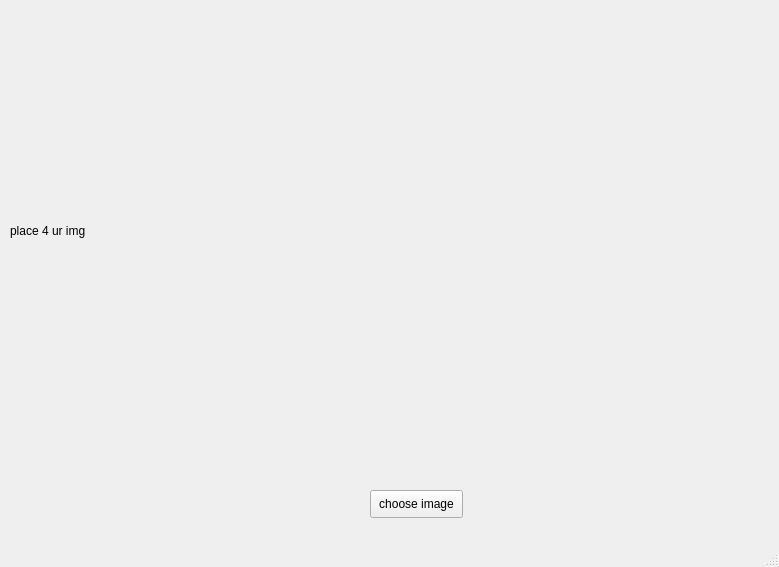
<?xml version="1.0" encoding="UTF-8"?>
<ui version="4.0">
 <class>MainWindow</class>
 <widget class="QMainWindow" name="MainWindow">
  <property name="geometry">
   <rect>
    <x>0</x>
    <y>0</y>
    <width>779</width>
    <height>567</height>
   </rect>
  </property>
  <property name="windowTitle">
   <string>MainWindow</string>
  </property>
  <widget class="QWidget" name="centralwidget">
   <widget class="QLabel" name="image">
    <property name="geometry">
     <rect>
      <x>10</x>
      <y>0</y>
      <width>791</width>
      <height>461</height>
     </rect>
    </property>
    <property name="text">
     <string>place 4 ur img</string>
    </property>
    <property name="scaledContents">
     <bool>true</bool>
    </property>
   </widget>
   <widget class="QPushButton" name="pushButton">
    <property name="geometry">
     <rect>
      <x>370</x>
      <y>490</y>
      <width>93</width>
      <height>28</height>
     </rect>
    </property>
    <property name="text">
     <string>choose image</string>
    </property>
   </widget>
  </widget>
  <widget class="QMenuBar" name="menubar">
   <property name="geometry">
    <rect>
     <x>0</x>
     <y>0</y>
     <width>779</width>
     <height>26</height>
    </rect>
   </property>
  </widget>
  <widget class="QStatusBar" name="statusbar"/>
 </widget>
 <resources/>
 <connections/>
</ui>
